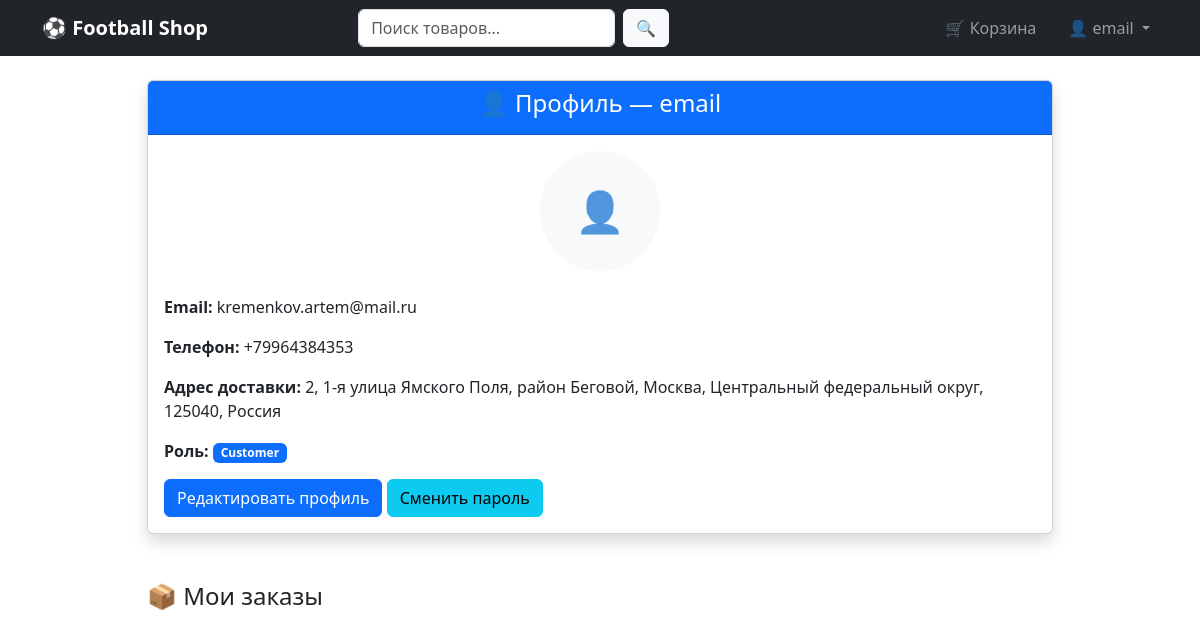
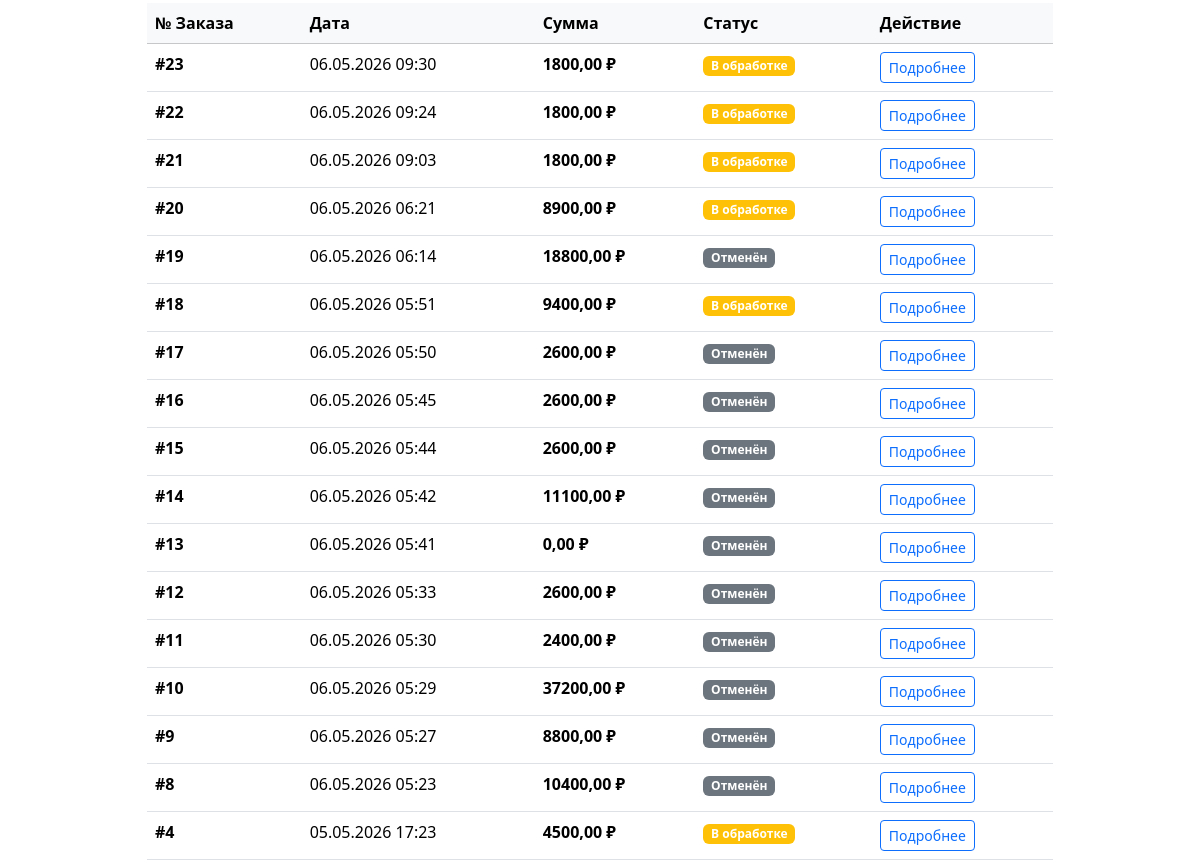
Page /accounts/profile/ (signed in, upper part) on the earlier database version (2 pictures, top to bottom).
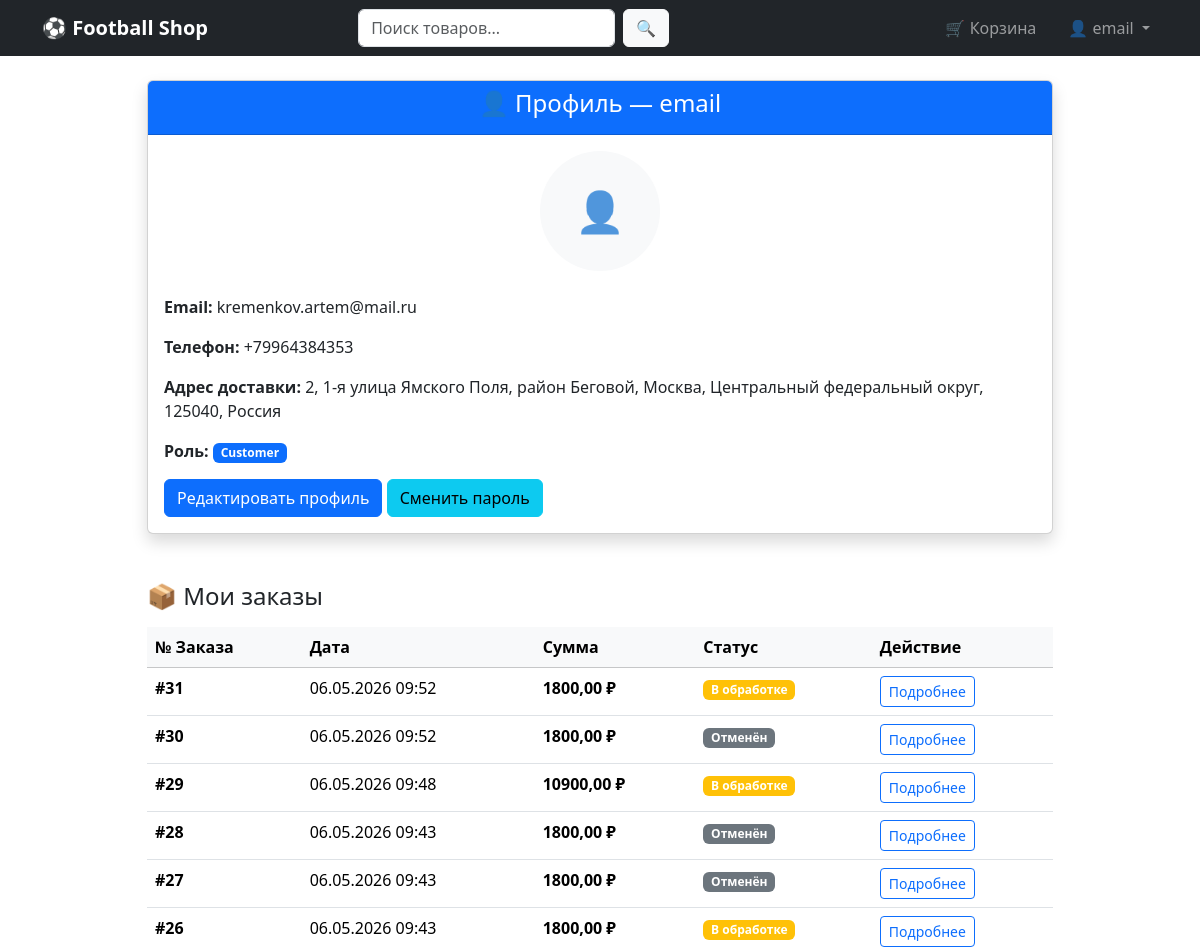
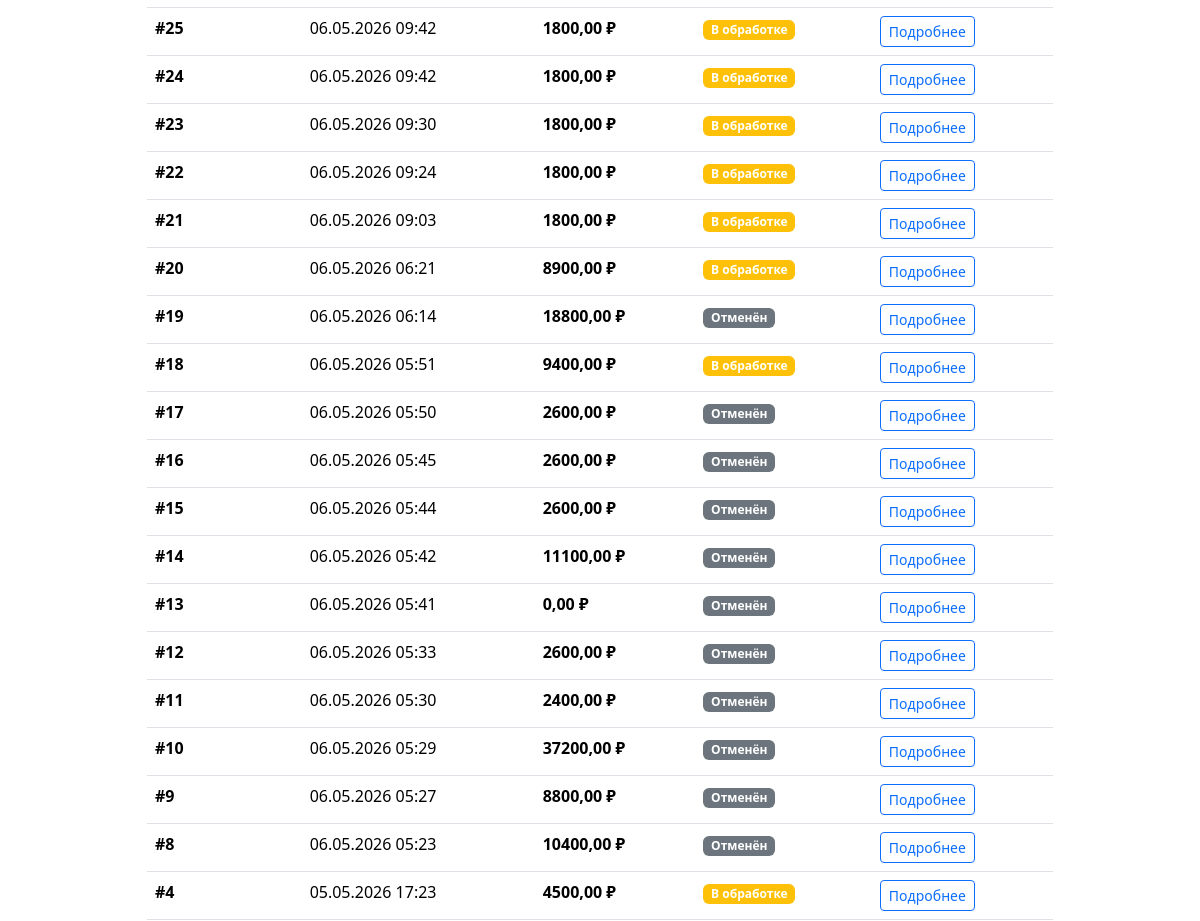
Same page on the later database version (2 pictures, top to bottom).
### shop/models.py (models this page shows, shortened)
class Order(models.Model):
    STATUS_CHOICES = [
        ('pending', 'В обработке'),
        ('confirmed', 'Подтверждён'),
        ('shipped', 'Отправлен'),
        ('delivered', 'Доставлен'),
        ('cancelled', 'Отменён'),
    ]
    user = models.ForeignKey(User, on_delete=models.CASCADE, verbose_name="Пользователь")
    created_at = models.DateTimeField(auto_now_add=True, verbose_name="Дата создания")
    status = models.CharField(max_length=20, choices=STATUS_CHOICES, default='pending', verbose_name="Статус")
    total_amount = models.DecimalField(max_digits=10, decimal_places=2, default=0, verbose_name="Сумма заказа")
    address = models.TextField(verbose_name="Адрес доставки", blank=True, null=True)
    phone = models.CharField(max_length=20, verbose_name="Телефон", blank=True, null=True)
    comment = models.TextField(blank=True, null=True, verbose_name="Комментарий к заказу")
    class Meta:
        ordering = ['-created_at']
        verbose_name = "Заказ"
        verbose_name_plural = "Заказы"

### accounts/views.py (the view)
# urls.py: path('profile/', views.profile, name='profile'),
@login_required
def profile(request):
    try:
        profile = request.user.profile
    except Profile.DoesNotExist:
        profile = None
    orders = Order.objects.filter(user=request.user).order_by('-created_at')
    logger.info(f"Пользователь {request.user.username} открыл профиль (заказов: {orders.count()})")
    return render(request, 'accounts/profile.html', {
        'profile': profile,
        'orders': orders,
        'role': 'Manager' if request.user.groups.filter(name='Manager').exists() else 'Customer',
        'role_class': 'bg-success' if request.user.groups.filter(name='Manager').exists() else 'bg-primary',
    })

### templates/accounts/profile.html (shortened to what this page needs)
{% extends 'base.html' %}
{% block content %}
<div class="container">
    <div class="row justify-content-center">
        <div class="col-lg-10">
            <div class="card shadow">
                <div class="card-header bg-primary text-white text-center">
                    <h4>👤 Профиль — {{ user.username }}</h4>
                </div>
                <div class="card-body">
                    <div class="text-center mb-4">
                        {% if profile and profile.avatar %}
                            <img src="{{ profile.avatar.url }}" alt="Аватар" class="rounded-circle" width="120" height="120">
                        {% else %}
                            <div class="rounded-circle bg-light d-inline-flex align-items-center justify-content-center" style="width: 120px; height: 120px;">
                                <span class="text-muted fs-1">👤</span>
                            </div>
                        {% endif %}
                    </div>
                    <p><strong>Email:</strong> {{ user.email|default:"—" }}</p>
                    <p><strong>Телефон:</strong> {{ profile.phone|default:"—" }}</p>
                    <p><strong>Адрес доставки:</strong> {{ profile.address|default:"—" }}</p>
                    <p><strong>Роль:</strong> <span class="badge {{ role_class }}">{{ role }}</span></p>
                    <a href="{% url 'accounts:edit_profile' %}" class="btn btn-primary">Редактировать профиль</a>
                    <a href="{% url 'accounts:change_password' %}" class="btn btn-info">Сменить пароль</a>
                </div>
            </div>
            <h4 class="mt-5 mb-3">📦 Мои заказы</h4>
            {% if orders %}
                <div class="table-responsive">
                    <table class="table table-hover">
                        <thead class="table-light">
                            <tr>
                                <th>№ Заказа</th>
                                <th>Дата</th>
                                <th>Сумма</th>
                                <th>Статус</th>
                                <th>Действие</th>
                            </tr>
                        </thead>
                        <tbody>
                            {% for order in orders %}
                            <tr>
                                <td><strong>#{{ order.id }}</strong></td>
                                <td>{{ order.created_at|date:"d.m.Y H:i" }}</td>
                                <td><strong>{{ order.total_amount|floatformat:2 }} ₽</strong></td>
                                <td>
                                    <span class="badge
                                        {% if order.status == 'pending' %}bg-warning
                                        {% elif order.status == 'confirmed' %}bg-info
                                        {% elif order.status == 'shipped' %}bg-primary
                                        {% elif order.status == 'delivered' %}bg-success
                                        {% else %}bg-secondary{% endif %}">
                                        {{ order.get_status_display }}
                                    </span>
                                </td>
                                <td>
                                    <a href="{% url 'shop:order_detail' order.id %}" class="btn btn-sm btn-outline-primary">Подробнее</a>
                                </td>
                            </tr>
                            {% endfor %}
                        </tbody>
                    </table>
                </div>
            {% else %}
                <div class="alert alert-info">
                    У вас пока нет заказов.
                </div>
            {% endif %}
        </div>
    </div>
</div>
{% endblock %}

Differences in the rows shown:
added Order: id "31", created_at "06.05.2026 09:52", total_amount "1800,00", status "В обработке"
added Order: id "30", created_at "06.05.2026 09:52", total_amount "1800,00", status "Отменён"
added Order: id "29", created_at "06.05.2026 09:48", total_amount "10900,00", status "В обработке"
added Order: id "28", created_at "06.05.2026 09:43", total_amount "1800,00", status "Отменён"
added Order: id "27", created_at "06.05.2026 09:43", total_amount "1800,00", status "Отменён"
added Order: id "26", created_at "06.05.2026 09:43", total_amount "1800,00", status "В обработке"
added Order: id "25", created_at "06.05.2026 09:42", total_amount "1800,00", status "В обработке"
added Order: id "24", created_at "06.05.2026 09:42", total_amount "1800,00", status "В обработке"
